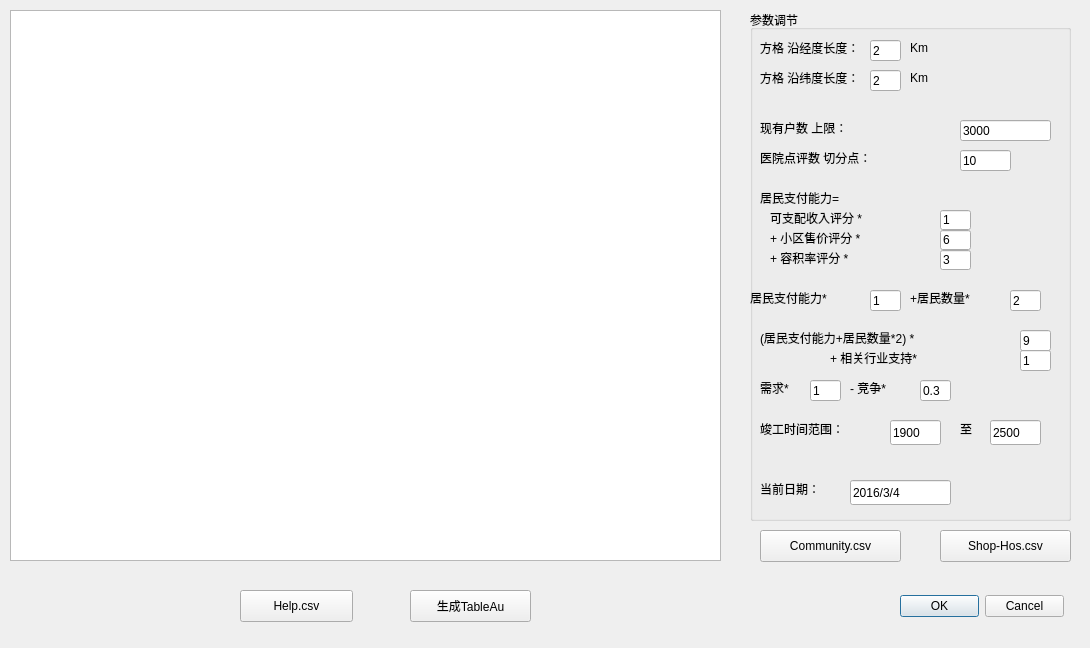
<?xml version="1.0" encoding="UTF-8"?>
<ui version="4.0">
 <class>DemoDia</class>
 <widget class="QDialog" name="DemoDia">
  <property name="geometry">
   <rect>
    <x>0</x>
    <y>0</y>
    <width>1090</width>
    <height>648</height>
   </rect>
  </property>
  <property name="windowTitle">
   <string>DemoDia</string>
  </property>
  <widget class="QDialogButtonBox" name="cancelAndOk">
   <property name="geometry">
    <rect>
     <x>900</x>
     <y>590</y>
     <width>164</width>
     <height>32</height>
    </rect>
   </property>
   <property name="standardButtons">
    <set>QDialogButtonBox::Cancel|QDialogButtonBox::Ok</set>
   </property>
  </widget>
  <widget class="QPushButton" name="helpButton">
   <property name="geometry">
    <rect>
     <x>240</x>
     <y>590</y>
     <width>113</width>
     <height>32</height>
    </rect>
   </property>
   <property name="text">
    <string>Help.csv</string>
   </property>
  </widget>
  <widget class="QTextBrowser" name="console">
   <property name="geometry">
    <rect>
     <x>10</x>
     <y>10</y>
     <width>711</width>
     <height>551</height>
    </rect>
   </property>
  </widget>
  <widget class="QPushButton" name="communityButton">
   <property name="geometry">
    <rect>
     <x>760</x>
     <y>530</y>
     <width>141</width>
     <height>32</height>
    </rect>
   </property>
   <property name="text">
    <string>Community.csv</string>
   </property>
  </widget>
  <widget class="QGroupBox" name="groupBox">
   <property name="geometry">
    <rect>
     <x>750</x>
     <y>10</y>
     <width>321</width>
     <height>511</height>
    </rect>
   </property>
   <property name="title">
    <string>参数调节</string>
   </property>
   <widget class="QLabel" name="label">
    <property name="geometry">
     <rect>
      <x>10</x>
      <y>30</y>
      <width>101</width>
      <height>16</height>
     </rect>
    </property>
    <property name="text">
     <string>方格 沿经度长度：</string>
    </property>
   </widget>
   <widget class="QLabel" name="label_2">
    <property name="geometry">
     <rect>
      <x>10</x>
      <y>60</y>
      <width>101</width>
      <height>16</height>
     </rect>
    </property>
    <property name="text">
     <string>方格 沿纬度长度：</string>
    </property>
   </widget>
   <widget class="QLineEdit" name="lngKm">
    <property name="geometry">
     <rect>
      <x>120</x>
      <y>30</y>
      <width>31</width>
      <height>21</height>
     </rect>
    </property>
    <property name="text">
     <string>2</string>
    </property>
   </widget>
   <widget class="QLineEdit" name="latKm">
    <property name="geometry">
     <rect>
      <x>120</x>
      <y>60</y>
      <width>31</width>
      <height>21</height>
     </rect>
    </property>
    <property name="text">
     <string>2</string>
    </property>
   </widget>
   <widget class="QLabel" name="label_3">
    <property name="geometry">
     <rect>
      <x>160</x>
      <y>30</y>
      <width>21</width>
      <height>16</height>
     </rect>
    </property>
    <property name="text">
     <string>Km</string>
    </property>
   </widget>
   <widget class="QLabel" name="label_4">
    <property name="geometry">
     <rect>
      <x>160</x>
      <y>60</y>
      <width>21</width>
      <height>16</height>
     </rect>
    </property>
    <property name="text">
     <string>Km</string>
    </property>
   </widget>
   <widget class="QLineEdit" name="paraFamilyMax">
    <property name="geometry">
     <rect>
      <x>210</x>
      <y>110</y>
      <width>91</width>
      <height>21</height>
     </rect>
    </property>
    <property name="text">
     <string>3000</string>
    </property>
   </widget>
   <widget class="QLabel" name="label_5">
    <property name="geometry">
     <rect>
      <x>10</x>
      <y>110</y>
      <width>151</width>
      <height>16</height>
     </rect>
    </property>
    <property name="text">
     <string>现有户数 上限：</string>
    </property>
   </widget>
   <widget class="QLabel" name="label_6">
    <property name="geometry">
     <rect>
      <x>10</x>
      <y>140</y>
      <width>181</width>
      <height>16</height>
     </rect>
    </property>
    <property name="text">
     <string>医院点评数 切分点：</string>
    </property>
   </widget>
   <widget class="QLineEdit" name="paraHospitalRemarkCut">
    <property name="geometry">
     <rect>
      <x>210</x>
      <y>140</y>
      <width>51</width>
      <height>21</height>
     </rect>
    </property>
    <property name="text">
     <string>10</string>
    </property>
   </widget>
   <widget class="QLabel" name="label_7">
    <property name="geometry">
     <rect>
      <x>10</x>
      <y>180</y>
      <width>91</width>
      <height>16</height>
     </rect>
    </property>
    <property name="text">
     <string>居民支付能力=</string>
    </property>
   </widget>
   <widget class="QLabel" name="label_8">
    <property name="geometry">
     <rect>
      <x>20</x>
      <y>200</y>
      <width>161</width>
      <height>16</height>
     </rect>
    </property>
    <property name="text">
     <string>可支配收入评分 *</string>
    </property>
   </widget>
   <widget class="QLabel" name="label_9">
    <property name="geometry">
     <rect>
      <x>20</x>
      <y>220</y>
      <width>151</width>
      <height>16</height>
     </rect>
    </property>
    <property name="text">
     <string>+ 小区售价评分 *</string>
    </property>
   </widget>
   <widget class="QLabel" name="label_10">
    <property name="geometry">
     <rect>
      <x>20</x>
      <y>240</y>
      <width>141</width>
      <height>16</height>
     </rect>
    </property>
    <property name="text">
     <string>+ 容积率评分 *</string>
    </property>
   </widget>
   <widget class="QLineEdit" name="paraPayIncome">
    <property name="geometry">
     <rect>
      <x>190</x>
      <y>200</y>
      <width>31</width>
      <height>20</height>
     </rect>
    </property>
    <property name="text">
     <string>1</string>
    </property>
   </widget>
   <widget class="QLineEdit" name="paraPayPrice">
    <property name="geometry">
     <rect>
      <x>190</x>
      <y>220</y>
      <width>31</width>
      <height>20</height>
     </rect>
    </property>
    <property name="text">
     <string>6</string>
    </property>
   </widget>
   <widget class="QLineEdit" name="paraPayRongjilv">
    <property name="geometry">
     <rect>
      <x>190</x>
      <y>240</y>
      <width>31</width>
      <height>20</height>
     </rect>
    </property>
    <property name="text">
     <string>3</string>
    </property>
   </widget>
   <widget class="QLabel" name="label_11">
    <property name="geometry">
     <rect>
      <x>0</x>
      <y>280</y>
      <width>131</width>
      <height>16</height>
     </rect>
    </property>
    <property name="text">
     <string>居民支付能力*</string>
    </property>
   </widget>
   <widget class="QLineEdit" name="paraCommunityPay">
    <property name="geometry">
     <rect>
      <x>120</x>
      <y>280</y>
      <width>31</width>
      <height>21</height>
     </rect>
    </property>
    <property name="text">
     <string>1</string>
    </property>
   </widget>
   <widget class="QLineEdit" name="paraCommunityFamily">
    <property name="geometry">
     <rect>
      <x>260</x>
      <y>280</y>
      <width>31</width>
      <height>21</height>
     </rect>
    </property>
    <property name="text">
     <string>2</string>
    </property>
   </widget>
   <widget class="QLabel" name="label_12">
    <property name="geometry">
     <rect>
      <x>160</x>
      <y>280</y>
      <width>101</width>
      <height>16</height>
     </rect>
    </property>
    <property name="text">
     <string>+居民数量*</string>
    </property>
   </widget>
   <widget class="QLabel" name="label_13">
    <property name="geometry">
     <rect>
      <x>10</x>
      <y>320</y>
      <width>251</width>
      <height>16</height>
     </rect>
    </property>
    <property name="text">
     <string>(居民支付能力+居民数量*2) *</string>
    </property>
   </widget>
   <widget class="QLineEdit" name="paraDemandScore">
    <property name="geometry">
     <rect>
      <x>270</x>
      <y>320</y>
      <width>31</width>
      <height>21</height>
     </rect>
    </property>
    <property name="text">
     <string>9</string>
    </property>
   </widget>
   <widget class="QLineEdit" name="paraDemandShop">
    <property name="geometry">
     <rect>
      <x>270</x>
      <y>340</y>
      <width>31</width>
      <height>21</height>
     </rect>
    </property>
    <property name="text">
     <string>1</string>
    </property>
   </widget>
   <widget class="QLineEdit" name="paraFinalDemand">
    <property name="geometry">
     <rect>
      <x>60</x>
      <y>370</y>
      <width>31</width>
      <height>21</height>
     </rect>
    </property>
    <property name="text">
     <string>1</string>
    </property>
   </widget>
   <widget class="QLineEdit" name="paraFinalCompete">
    <property name="geometry">
     <rect>
      <x>170</x>
      <y>370</y>
      <width>31</width>
      <height>21</height>
     </rect>
    </property>
    <property name="text">
     <string>0.3</string>
    </property>
   </widget>
   <widget class="QLabel" name="label_14">
    <property name="geometry">
     <rect>
      <x>80</x>
      <y>340</y>
      <width>161</width>
      <height>16</height>
     </rect>
    </property>
    <property name="text">
     <string>+ 相关行业支持*</string>
    </property>
   </widget>
   <widget class="QLabel" name="label_15">
    <property name="geometry">
     <rect>
      <x>10</x>
      <y>370</y>
      <width>51</width>
      <height>16</height>
     </rect>
    </property>
    <property name="text">
     <string>需求*</string>
    </property>
   </widget>
   <widget class="QLabel" name="label_16">
    <property name="geometry">
     <rect>
      <x>100</x>
      <y>370</y>
      <width>81</width>
      <height>16</height>
     </rect>
    </property>
    <property name="text">
     <string>- 竞争*</string>
    </property>
   </widget>
   <widget class="QLabel" name="label_17">
    <property name="geometry">
     <rect>
      <x>10</x>
      <y>470</y>
      <width>91</width>
      <height>18</height>
     </rect>
    </property>
    <property name="text">
     <string>当前日期：</string>
    </property>
   </widget>
   <widget class="QLabel" name="label_18">
    <property name="geometry">
     <rect>
      <x>10</x>
      <y>410</y>
      <width>131</width>
      <height>18</height>
     </rect>
    </property>
    <property name="text">
     <string>竣工时间范围：</string>
    </property>
   </widget>
   <widget class="QLineEdit" name="paraYearMin">
    <property name="geometry">
     <rect>
      <x>140</x>
      <y>410</y>
      <width>51</width>
      <height>25</height>
     </rect>
    </property>
    <property name="text">
     <string>1900</string>
    </property>
   </widget>
   <widget class="QLabel" name="label_19">
    <property name="geometry">
     <rect>
      <x>210</x>
      <y>410</y>
      <width>21</width>
      <height>18</height>
     </rect>
    </property>
    <property name="text">
     <string>至</string>
    </property>
   </widget>
   <widget class="QLineEdit" name="paraYearMax">
    <property name="geometry">
     <rect>
      <x>240</x>
      <y>410</y>
      <width>51</width>
      <height>25</height>
     </rect>
    </property>
    <property name="text">
     <string>2500</string>
    </property>
   </widget>
   <widget class="QLineEdit" name="lineEdit_3">
    <property name="geometry">
     <rect>
      <x>100</x>
      <y>470</y>
      <width>101</width>
      <height>25</height>
     </rect>
    </property>
    <property name="text">
     <string>2016/3/4</string>
    </property>
   </widget>
  </widget>
  <widget class="QPushButton" name="computeButton">
   <property name="geometry">
    <rect>
     <x>410</x>
     <y>590</y>
     <width>121</width>
     <height>32</height>
    </rect>
   </property>
   <property name="text">
    <string>生成TableAu</string>
   </property>
  </widget>
  <widget class="QPushButton" name="shopHospitalButton">
   <property name="geometry">
    <rect>
     <x>940</x>
     <y>530</y>
     <width>131</width>
     <height>32</height>
    </rect>
   </property>
   <property name="text">
    <string>Shop-Hos.csv</string>
   </property>
  </widget>
 </widget>
 <layoutdefault spacing="6" margin="11"/>
 <resources/>
 <connections>
  <connection>
   <sender>cancelAndOk</sender>
   <signal>accepted()</signal>
   <receiver>DemoDia</receiver>
   <slot>accept()</slot>
   <hints>
    <hint type="sourcelabel">
     <x>685</x>
     <y>420</y>
    </hint>
    <hint type="destinationlabel">
     <x>537</x>
     <y>377</y>
    </hint>
   </hints>
  </connection>
  <connection>
   <sender>cancelAndOk</sender>
   <signal>rejected()</signal>
   <receiver>DemoDia</receiver>
   <slot>reject()</slot>
   <hints>
    <hint type="sourcelabel">
     <x>603</x>
     <y>418</y>
    </hint>
    <hint type="destinationlabel">
     <x>433</x>
     <y>378</y>
    </hint>
   </hints>
  </connection>
  <connection>
   <sender>helpButton</sender>
   <signal>clicked()</signal>
   <receiver>DemoDia</receiver>
   <slot>helpFile()</slot>
   <hints>
    <hint type="sourcelabel">
     <x>113</x>
     <y>438</y>
    </hint>
    <hint type="destinationlabel">
     <x>70</x>
     <y>192</y>
    </hint>
   </hints>
  </connection>
  <connection>
   <sender>communityButton</sender>
   <signal>clicked()</signal>
   <receiver>console</receiver>
   <slot>paste()</slot>
   <hints>
    <hint type="sourcelabel">
     <x>265</x>
     <y>431</y>
    </hint>
    <hint type="destinationlabel">
     <x>157</x>
     <y>250</y>
    </hint>
   </hints>
  </connection>
  <connection>
   <sender>computeButton</sender>
   <signal>clicked()</signal>
   <receiver>DemoDia</receiver>
   <slot>SF()</slot>
   <hints>
    <hint type="sourcelabel">
     <x>349</x>
     <y>437</y>
    </hint>
    <hint type="destinationlabel">
     <x>483</x>
     <y>430</y>
    </hint>
   </hints>
  </connection>
  <connection>
   <sender>shopHospitalButton</sender>
   <signal>clicked()</signal>
   <receiver>DemoDia</receiver>
   <slot>ShopHospital()</slot>
   <hints>
    <hint type="sourcelabel">
     <x>506</x>
     <y>431</y>
    </hint>
    <hint type="destinationlabel">
     <x>518</x>
     <y>408</y>
    </hint>
   </hints>
  </connection>
 </connections>
 <slots>
  <slot>helpFile()</slot>
  <slot>SF()</slot>
  <slot>ShopHospital()</slot>
 </slots>
</ui>
